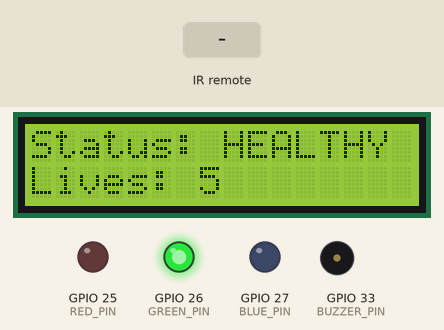
This sketch was run on a simulated ESP8266 (NodeMCU). Parts: 16×2 character LCD, output pins drawn as LEDs (lit = HIGH), buzzer (waves = sounding, pin HIGH). Inputs (shaded band) come from the test bench.

Above: at 1.2 s.
1.3 s: infrared code 0xFF38C7 received
At 1.43 s:
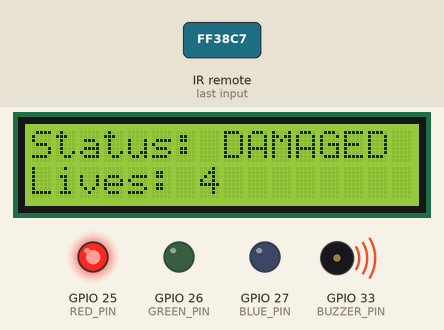
At 2.2 s:
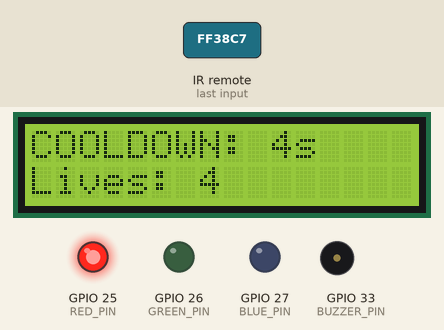
4.3 s: infrared code 0xFF30CF received
At 7.2 s:
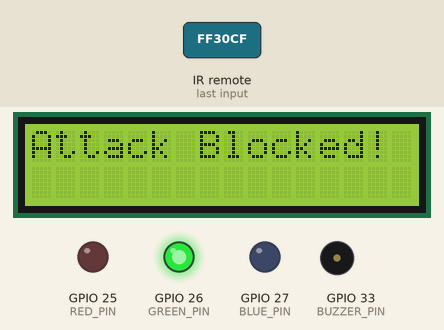
Timing chart, 0 to 8.7 s (numbered marks = the images above; inputs shaded):
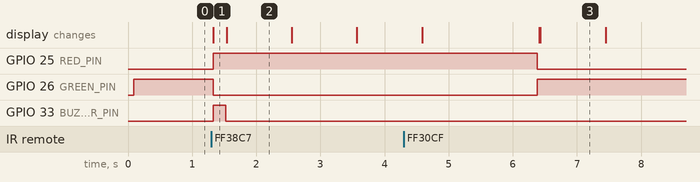

The sketch:

prototype_mark_1.ino
```cpp
#include <Arduino.h>
#include <IRremoteESP8266.h>
#include <IRrecv.h>
#include <IRutils.h>
#include <Wire.h>
#include <LiquidCrystal_I2C.h>

// --- PIN SETUP ---
const uint16_t IR_PIN = 14;
const int RED_PIN = 25;
const int GREEN_PIN = 26;
const int BLUE_PIN = 27;
const int BUZZER_PIN = 33;
// LCD uses default I2C pins: SDA = 21, SCL = 22

// --- LCD SETUP ---
// 0x27 is the standard I2C address. (If the screen stays blank, try 0x3F)
LiquidCrystal_I2C lcd(0x27, 16, 2);

// --- YOUR RECORDED REMOTE CODES ---
#define BTN_1 0xFF30CF
#define BTN_2 0xFF18E7
#define BTN_3 0xFF7A85
#define BTN_4 0xFF10EF

#define BTN_5 0xFF38C7
#define BTN_6 0xFF5AA5
#define BTN_7 0xFF42BD
#define BTN_8 0xFF4AB5
#define BTN_9 0xFF52AD

IRrecv irrecv(IR_PIN);
decode_results results;

int hitCount = 0;
bool isEliminated = false;

// Helper to easily change LED colors
void setLED(bool r, bool g, bool b) {
  digitalWrite(RED_PIN, r);
  digitalWrite(GREEN_PIN, g);
  digitalWrite(BLUE_PIN, b);
}

// Helper to update the LCD screen
void updateDisplay() {
  lcd.clear();
  if (hitCount == 0) {
    lcd.setCursor(0, 0);
    lcd.print("Status: HEALTHY");
    lcd.setCursor(0, 1);
    lcd.print("Lives: 5");
  } else if (hitCount >= 5) {
    lcd.setCursor(0, 0);
    lcd.print("--- PLAYER ---");
    lcd.setCursor(0, 1);
    lcd.print(" ELIMINATED! ");
  } else {
    lcd.setCursor(0, 0);
    lcd.print("Status: DAMAGED");
    lcd.setCursor(0, 1);
    lcd.print("Lives: ");
    lcd.print(5 - hitCount);
  }
}

void setup() {
  Serial.begin(115200);
  irrecv.enableIRIn();

  pinMode(RED_PIN, OUTPUT);
  pinMode(GREEN_PIN, OUTPUT);
  pinMode(BLUE_PIN, OUTPUT);
  pinMode(BUZZER_PIN, OUTPUT);

  // Initialize the LCD
  lcd.init();
  lcd.backlight();
  updateDisplay();

  // Default State: GREEN
  setLED(LOW, HIGH, LOW);
}

void loop() {
  if (isEliminated) {
    return; // Game over, freeze everything
  }

  if (irrecv.decode(&results)) {
    uint64_t code = results.value;

    // Ignore held-down button codes
    if (code == 0xFFFFFFFF || code == 0) {
      irrecv.resume();
      return;
    }

    // Shield (Buttons 1-4)
    if (code == BTN_1 || code == BTN_2 || code == BTN_3 || code == BTN_4) {
      lcd.clear();
      lcd.setCursor(0, 0);
      lcd.print("Attack Blocked!");
      delay(1000);
      updateDisplay(); // Restore normal health screen
    }

    // Damage (Buttons 5-9)
    else if (code == BTN_5 || code == BTN_6 || code == BTN_7 || code == BTN_8 || code == BTN_9) {
      hitCount++;

      if (hitCount >= 5) {
        updateDisplay();
        for (int i = 0; i < 3; i++) {
          setLED(HIGH, HIGH, LOW);
          digitalWrite(BUZZER_PIN, HIGH);
          delay(500);
          setLED(LOW, LOW, LOW);
          digitalWrite(BUZZER_PIN, LOW);
          delay(500);
        }
        isEliminated = true;
      } else {
        updateDisplay();
        setLED(HIGH, LOW, LOW);
        digitalWrite(BUZZER_PIN, HIGH);
        delay(200);
        digitalWrite(BUZZER_PIN, LOW);

        // Visual Cooldown Timer on LCD
        for(int i = 4; i > 0; i--) {
          lcd.setCursor(0,0);
          lcd.print("COOLDOWN: ");
          lcd.print(i);
          lcd.print("s   ");
          delay(1000);
        }
        delay(800); // Finish out the 4.8s delay

        setLED(LOW, HIGH, LOW); // Back to GREEN
        updateDisplay();
      }
    }
    irrecv.resume();
  }
}
```

Measured:
- after the input at 1.3 s, GPIO 25 (RED_PIN): LOW → HIGH at once; GPIO 26 (GREEN_PIN): HIGH → LOW at once; GPIO 33 (BUZZER_PIN): LOW → HIGH at once, → LOW 0.20 s later; the display: changes at once (image 1)
- after the input at 4.3 s, the display: first differs from a run without the input after 2.1 s (image 3)
- what the display in image 2 shows lasts 1.1 s, from 1.5 s to 2.6 s
